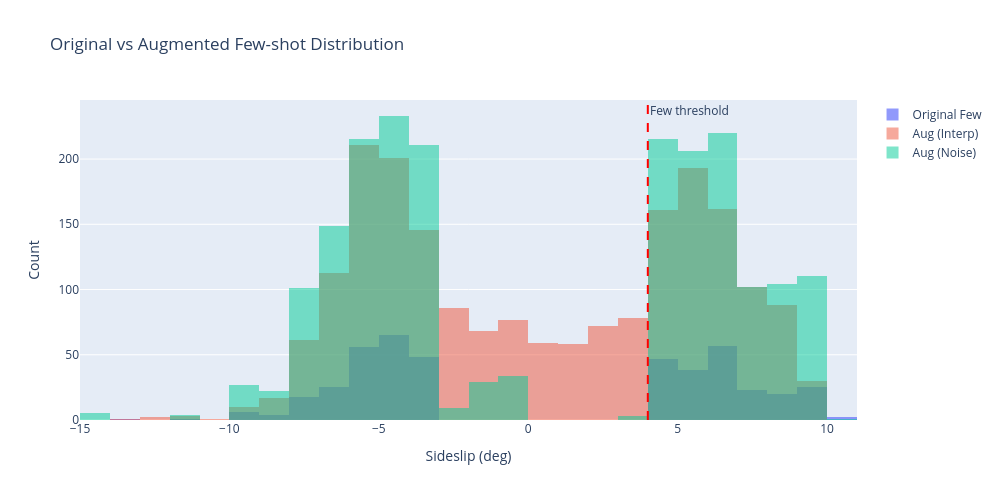

Notebook source saved alongside this figure:
### Markdown cell above
## 5. Visualize Augmented Distribution

### Code cell
# Histogram comparison
fig = go.Figure()
fig.add_trace(go.Histogram(x=y_few.numpy(), name='Original Few', opacity=0.7, nbinsx=30))
fig.add_trace(go.Histogram(x=y_aug_interp.numpy(), name='Aug (Interp)', opacity=0.5, nbinsx=30))
fig.add_trace(go.Histogram(x=y_aug_noise.numpy(), name='Aug (Noise)', opacity=0.5, nbinsx=30))
fig.add_vline(x=4.0, line_dash='dash', line_color='red', annotation_text='Few threshold')
fig.update_layout(title='Original vs Augmented Few-shot Distribution', xaxis_title='Sideslip (deg)',
                  yaxis_title='Count', barmode='overlay', width=1000, height=500)
fig.show()

### Figure 1 — Plotly figure (JSON) as saved in the notebook; plotly's stock layout.template omitted (floating-point values rounded to 4 significant figures; data arrays with more than 128 entries replaced by an {"elided": "..."} marker saying what was removed)
{"data": [{"name": "Original Few", "nbinsx": 30, "opacity": 0.7, "type": "histogram", "x": {"elided": "436 float values"}}, {"name": "Aug (Interp)", "nbinsx": 30, "opacity": 0.5, "type": "histogram", "x": {"elided": "2000 float values"}}, {"name": "Aug (Noise)", "nbinsx": 30, "opacity": 0.5, "type": "histogram", "x": {"elided": "2000 float values"}}], "layout": {"annotations": [{"showarrow": false, "text": "Few threshold", "x": 4, "xanchor": "left", "xref": "x", "y": 1, "yanchor": "top", "yref": "y domain"}], "barmode": "overlay", "height": 500, "shapes": [{"line": {"color": "red", "dash": "dash"}, "type": "line", "x0": 4, "x1": 4, "xref": "x", "y0": 0, "y1": 1, "yref": "y domain"}], "title": {"text": "Original vs Augmented Few-shot Distribution"}, "width": 1000, "xaxis": {"title": {"text": "Sideslip (deg)"}}, "yaxis": {"title": {"text": "Count"}}}}
